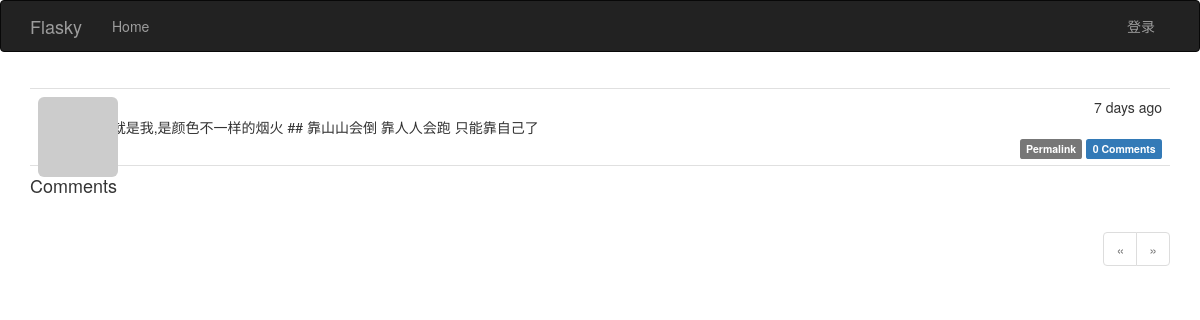
/post/102, run on an earlier commit of the app's database.
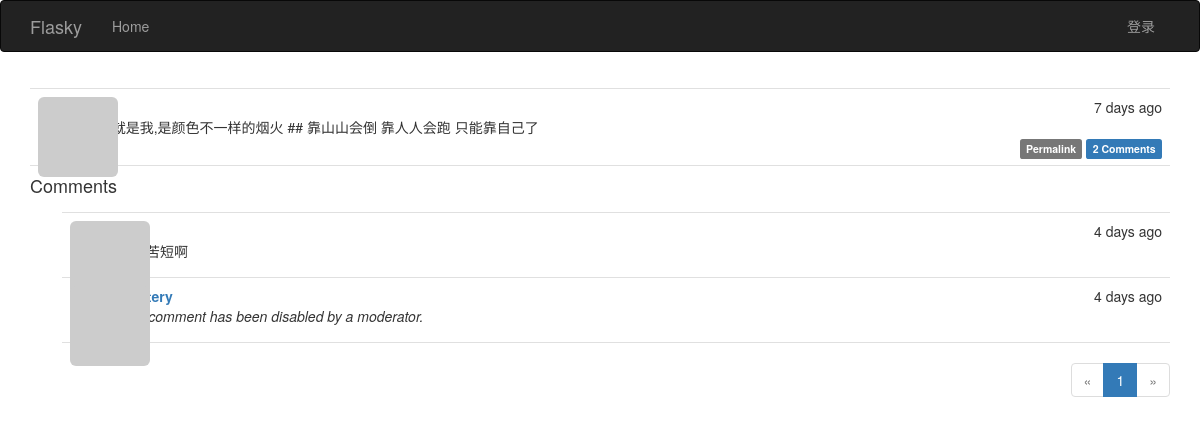
And on a later commit of the database.
### app/models.py (models this page shows, shortened)
class Post(db.Model):
    __tablename__ = 'posts'
    id = db.Column(db.Integer, primary_key=True)
    body = db.Column(db.Text)
    body_html = db.Column(db.Text)
    timestamp = db.Column(db.DateTime, index=True, default=datetime.utcnow)
    author_id = db.Column(db.Integer, db.ForeignKey('users.id'))
    comments = db.relationship('Comment', backref='post', lazy='dynamic')

class Comment(db.Model):
    __tablename__ = 'comments'
    id = db.Column(db.Integer, primary_key=True)
    body = db.Column(db.Text)
    body_html = db.Column(db.Text)
    timestamp = db.Column(db.DateTime, index=True, default=datetime.utcnow)
    disabled = db.Column(db.Boolean)
    author_id = db.Column(db.Integer, db.ForeignKey('users.id'))
    post_id = db.Column(db.Integer, db.ForeignKey('posts.id'))

### app/main/views.py (the view, shortened to what this page needs)
@main.route('/post/<int:id>', methods=['GET', 'POST'])
def post(id):
    post = Post.query.get_or_404(id)
    form = CommentForm()
    page = request.args.get('page', 1, type=int)
    if page == -1:
        page = (post.comments.count()-1) / \
                current_app.config['FLASK_COMMENTS_PER_PAGE']+1
    pagination = post.comments.order_by(Comment.timestamp.asc()).paginate(page, per_page=current_app.config['FLASK_COMMENTS_PER_PAGE'], error_out=False)
    comments = pagination.items
    return render_template('post.html', posts=[post], form=form, comments=comments, pagination=pagination)

### app/auth/views.py (called while the page is built)
@auth.before_app_request
def before_request():
    if current_user.is_authenticated:
        current_user.ping()
        if not current_user.confirmed and request.endpoint[:5]!='auth.':
            return redirect(url_for('auth.unconfirmed'))

### app/main/__init__.py (called while the page is built)
@main.app_context_processor
def inject_permissions():
    return dict(Permission=Permission)

### app/models.py (called while the page is built)
    def gravatar(self, size=100, default='identicon', rating='g'):
        if request.is_secure:
            url = 'https://secure.gravatar.com/avatar'
        else:
            url = 'http://www.gravatar.com/avatar'
        hash = self.avatar_hash or hashlib.md5(
            self.email.encode('utf-8')).hexdigest()
        return '{url}/{hash}?s={size}&d={default}&r={rating}'.format(
            url=url, hash=hash, size=size, default=default, rating=rating)

    def can(self, permissions):
        return False

    def is_administrator(self):
        return False

### app/templates/post.html (shortened to what this page needs)
{% extends "base.html" %}
{% import "bootstrap/wtf.html" as wtf %}
{% import "_macros.html" as macros %}
{% block page_content %}
{% include '_posts.html'%}
<h4 id="comments">Comments</h4>
{% include '_comments.html' %}
{% if pagination %}
<div class="pagination">
    {{ macros.pagination_widget(pagination, '.post', fragment='#comments', id=posts[0].id) }}
</div>
{% endif %}
{% endblock %}

### app/templates/_posts.html (shortened to what this page needs)
<ul class="posts">
    {% for post in posts %}
    <li class="post">
        <div class="post-thumbnail">
            <a href="{{ url_for('.user', username=post.author.username) }}">
                <img class="img-rounded profile-thumbnail" src="{{ post.author.gravatar(size=40) }}">
            </a>
        </div>
        <div class="post-content">
            <div class="post-date">{{ moment(post.timestamp).fromNow() }}</div>
            <div class="post-author"><a href="{{ url_for('.user', username=post.author.username) }}">{{ post.author.username }}</a></div>
            <div class="post-body">
                {% if post.body_html %}
                    {{ post.body_html | safe }}
                {% else %}
                    {{ post.body }}
                {% endif %}
            </div>
            <div class="post-footer">
                <a href="{{ url_for('.post', id=post.id) }}">
                    <span class="label label-default">Permalink</span>
                </a>
                <a href="{{ url_for('.post', id=post.id) }}#comments">
                   <span class="label label-primary">{{ post.comments.count() }} Comments</span>
                </a>
            </div>
        </div>
    </li>
    {% endfor %}
</ul>

### app/templates/_comments.html (shortened to what this page needs)
<ul class="comments">
    {% for comment in comments %}
    <li class="comment">
        <div class="comment-thumbnail">
            <a href="{{ url_for('.user', username=comment.author.username) }}">
                <img class="img-rounded profile-thumbnail" src="{{ comment.author.gravatar(size=40) }}">
            </a>
        </div>
        <div class="comment-content">
            <div class="comment-date">{{ moment(comment.timestamp).fromNow() }}</div>
            <div class="comment-author"><a href="{{ url_for('.user', username=comment.author.username) }}">{{ comment.author.username }}</a></div>
            <div class="comment-body">
                {% if comment.disabled %}
                <p><i>This comment has been disabled by a moderator.</i></p>
                {% endif %}
                {% if moderate or not comment.disabled %}
                    {% if comment.body_html %}
                        {{ comment.body_html | safe }}
                    {% else %}
                        {{ comment.body }}
                    {% endif %}
                {% endif %}
            </div>
        </div>
    </li>
    {% endfor %}
</ul>

What changed in the data, as far as the page shows it:
computed for Post "# 我就是我,是颜色不一样的烟火 ## 靠山山会倒 靠人人会跑 只能靠自己了": comments.count "0" → "2"
added Comment: timestamp "4 days ago", body "人生苦短啊"
added Comment: timestamp "4 days ago", shows "This comment has been disabled by a moderator."
Also different on the page:
new list line: "1"
